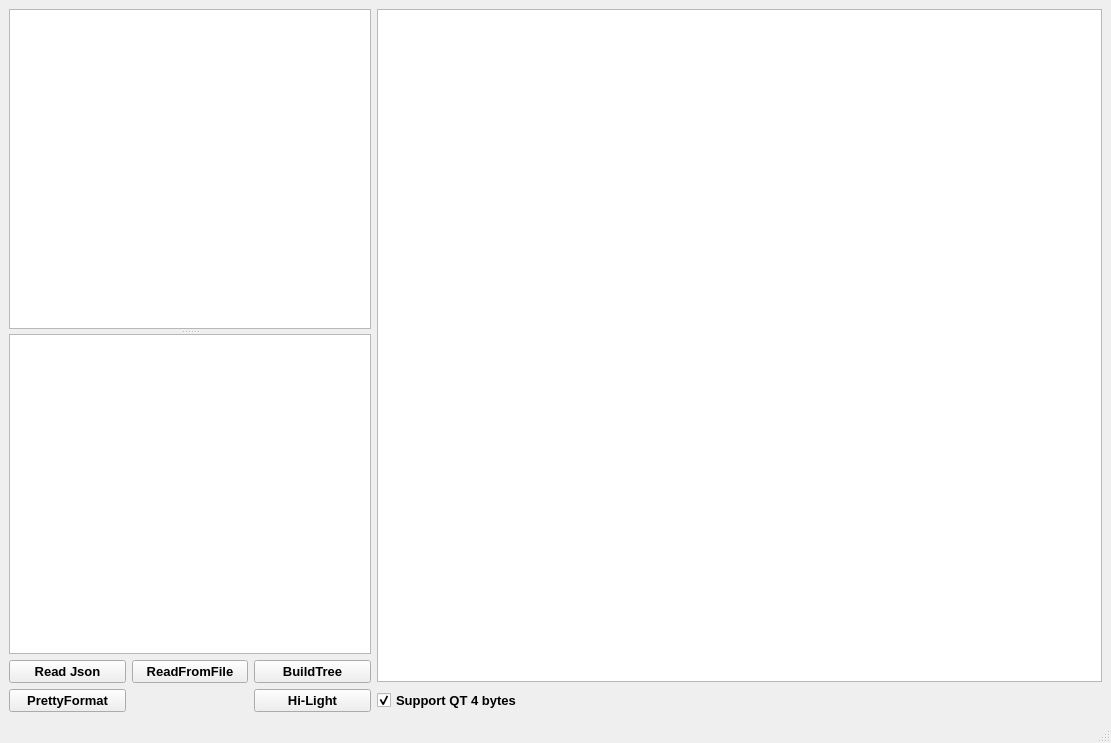
<?xml version="1.0" encoding="UTF-8"?>
<ui version="4.0">
 <class>MainWindow</class>
 <widget class="QMainWindow" name="MainWindow">
  <property name="geometry">
   <rect>
    <x>0</x>
    <y>0</y>
    <width>1111</width>
    <height>743</height>
   </rect>
  </property>
  <property name="windowTitle">
   <string>MainWindow</string>
  </property>
  <widget class="QWidget" name="centralwidget">
   <layout class="QHBoxLayout" name="horizontalLayout" stretch="1,2">
    <item>
     <layout class="QVBoxLayout" name="verticalLayout_2" stretch="11,1">
      <item>
       <widget class="QSplitter" name="splitter">
        <property name="orientation">
         <enum>Qt::Vertical</enum>
        </property>
        <property name="handleWidth">
         <number>5</number>
        </property>
        <property name="childrenCollapsible">
         <bool>false</bool>
        </property>
        <widget class="SuperTextEdit" name="plainTextEdit">
         <property name="font">
          <font>
           <family>Arial</family>
           <pointsize>10</pointsize>
           <weight>75</weight>
           <bold>true</bold>
          </font>
         </property>
        </widget>
        <widget class="QPlainTextEdit" name="plainTextEdit_2">
         <property name="font">
          <font>
           <family>Arial</family>
           <pointsize>10</pointsize>
           <weight>75</weight>
           <bold>true</bold>
          </font>
         </property>
        </widget>
       </widget>
      </item>
      <item>
       <layout class="QGridLayout" name="gridLayout">
        <item row="0" column="0">
         <widget class="QPushButton" name="pushButton">
          <property name="font">
           <font>
            <family>Arial</family>
            <pointsize>10</pointsize>
            <weight>75</weight>
            <bold>true</bold>
           </font>
          </property>
          <property name="text">
           <string>Read Json</string>
          </property>
         </widget>
        </item>
        <item row="0" column="1">
         <widget class="QPushButton" name="pushButton_2">
          <property name="font">
           <font>
            <family>Arial</family>
            <pointsize>10</pointsize>
            <weight>75</weight>
            <bold>true</bold>
           </font>
          </property>
          <property name="text">
           <string>ReadFromFile</string>
          </property>
         </widget>
        </item>
        <item row="0" column="2">
         <widget class="QPushButton" name="pushButton_4">
          <property name="font">
           <font>
            <family>Arial</family>
            <pointsize>10</pointsize>
            <weight>75</weight>
            <bold>true</bold>
           </font>
          </property>
          <property name="text">
           <string>BuildTree</string>
          </property>
         </widget>
        </item>
        <item row="1" column="0">
         <widget class="QPushButton" name="pushButton_5">
          <property name="font">
           <font>
            <family>Arial</family>
            <pointsize>10</pointsize>
            <weight>75</weight>
            <bold>true</bold>
           </font>
          </property>
          <property name="text">
           <string>PrettyFormat</string>
          </property>
         </widget>
        </item>
        <item row="1" column="2">
         <widget class="QPushButton" name="pushButton_3">
          <property name="font">
           <font>
            <family>Arial</family>
            <pointsize>10</pointsize>
            <weight>75</weight>
            <bold>true</bold>
           </font>
          </property>
          <property name="text">
           <string>Hi-Light</string>
          </property>
         </widget>
        </item>
       </layout>
      </item>
     </layout>
    </item>
    <item>
     <layout class="QVBoxLayout" name="verticalLayout" stretch="28,1">
      <item>
       <widget class="QTreeView" name="treeView">
        <property name="font">
         <font>
          <family>Arial</family>
          <pointsize>10</pointsize>
          <weight>75</weight>
          <bold>true</bold>
         </font>
        </property>
        <property name="selectionBehavior">
         <enum>QAbstractItemView::SelectItems</enum>
        </property>
       </widget>
      </item>
      <item>
       <widget class="QCheckBox" name="checkBox">
        <property name="sizePolicy">
         <sizepolicy hsizetype="Minimum" vsizetype="Preferred">
          <horstretch>0</horstretch>
          <verstretch>0</verstretch>
         </sizepolicy>
        </property>
        <property name="font">
         <font>
          <family>Arial</family>
          <pointsize>10</pointsize>
          <weight>75</weight>
          <bold>true</bold>
         </font>
        </property>
        <property name="text">
         <string>Support QT 4 bytes </string>
        </property>
        <property name="checked">
         <bool>true</bool>
        </property>
       </widget>
      </item>
     </layout>
    </item>
   </layout>
  </widget>
  <widget class="QStatusBar" name="statusbar"/>
 </widget>
 <customwidgets>
  <customwidget>
   <class>SuperTextEdit</class>
   <extends>QPlainTextEdit</extends>
   <header>SuperTextEdit.h</header>
  </customwidget>
 </customwidgets>
 <resources/>
 <connections/>
</ui>
